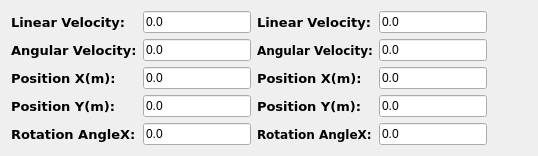
             <widget class="QWidget" name="widget">
              <attribute name="title">
               <string>MULTIPLE AGV</string>
              </attribute>
              <layout class="QHBoxLayout" name="horizontalLayout_5">
               <item>
                <layout class="QFormLayout" name="formLayout">
                 <item row="0" column="0">
                  <widget class="QLabel" name="label_25">
                   <property name="font">
                    <font>
                     <family>DejaVu Sans</family>
                     <pointsize>10</pointsize>
                     <weight>75</weight>
                     <bold>true</bold>
                    </font>
                   </property>
                   <property name="text">
                    <string>Linear Velocity:</string>
                   </property>
                  </widget>
                 </item>
                 <item row="2" column="0">
                  <widget class="QLabel" name="label_30">
                   <property name="font">
                    <font>
                     <family>DejaVu Sans</family>
                     <pointsize>10</pointsize>
                     <weight>75</weight>
                     <bold>true</bold>
                    </font>
                   </property>
                   <property name="text">
                    <string>Position X(m):</string>
                   </property>
                  </widget>
                 </item>
                 <item row="3" column="0">
                  <widget class="QLabel" name="label_31">
                   <property name="font">
                    <font>
                     <family>DejaVu Sans</family>
                     <pointsize>10</pointsize>
                     <weight>75</weight>
                     <bold>true</bold>
                    </font>
                   </property>
                   <property name="text">
                    <string>Position Y(m):</string>
                   </property>
                  </widget>
                 </item>
                 <item row="4" column="0">
                  <widget class="QLabel" name="label_32">
                   <property name="font">
                    <font>
                     <family>DejaVu Sans</family>
                     <pointsize>10</pointsize>
                     <weight>75</weight>
                     <bold>true</bold>
                    </font>
                   </property>
                   <property name="text">
                    <string>Rotation AngleX:</string>
                   </property>
                  </widget>
                 </item>
                 <item row="1" column="0">
                  <widget class="QLabel" name="label_26">
                   <property name="font">
                    <font>
                     <family>DejaVu Sans</family>
                     <pointsize>10</pointsize>
                     <weight>75</weight>
                     <bold>true</bold>
                    </font>
                   </property>
                   <property name="text">
                    <string>Angular Velocity:</string>
                   </property>
                  </widget>
                 </item>
                 <item row="0" column="1">
                  <widget class="QLineEdit" name="label_lineer_hiz_toplam">
                   <property name="text">
                    <string>0.0</string>
                   </property>
                  </widget>
                 </item>
                 <item row="1" column="1">
                  <widget class="QLineEdit" name="label_acisal_hiz_toplam">
                   <property name="text">
                    <string>0.0</string>
                   </property>
                  </widget>
                 </item>
                 <item row="2" column="1">
                  <widget class="QLineEdit" name="label_konum_x_toplam">
                   <property name="text">
                    <string>0.0</string>
                   </property>
                  </widget>
                 </item>
                 <item row="3" column="1">
                  <widget class="QLineEdit" name="label_konum_y_toplam">
                   <property name="text">
                    <string>0.0</string>
                   </property>
                  </widget>
                 </item>
                 <item row="4" column="1">
                  <widget class="QLineEdit" name="label_donus_acisi_toplam">
                   <property name="text">
                    <string>0.0</string>
                   </property>
                  </widget>
                 </item>
                </layout>
               </item>
               <item>
                <layout class="QFormLayout" name="formLayout_2">
                 <item row="0" column="0">
                  <widget class="QLabel" name="label_36">
                   <property name="font">
                    <font>
                     <family>DejaVu Sans</family>
                     <pointsize>10</pointsize>
                     <weight>75</weight>
                     <bold>true</bold>
                    </font>
                   </property>
                   <property name="text">
                    <string>Linear Velocity:</string>
                   </property>
                  </widget>
                 </item>
                 <item row="2" column="0">
                  <widget class="QLabel" name="label_37">
                   <property name="font">
                    <font>
                     <family>DejaVu Sans</family>
                     <pointsize>10</pointsize>
                     <weight>75</weight>
                     <bold>true</bold>
                    </font>
                   </property>
                   <property name="text">
                    <string>Position X(m):</string>
                   </property>
                  </widget>
                 </item>
                 <item row="3" column="0">
                  <widget class="QLabel" name="label_38">
                   <property name="font">
                    <font>
                     <family>DejaVu Sans</family>
                     <pointsize>10</pointsize>
                     <weight>75</weight>
                     <bold>true</bold>
                    </font>
                   </property>
                   <property name="text">
                    <string>Position Y(m):</string>
                   </property>
                  </widget>
                 </item>
                 <item row="4" column="0">
                  <widget class="QLabel" name="label_39">
                   <property name="font">
                    <font>
                     <family>DejaVu Sans</family>
                     <pointsize>9</pointsize>
                     <weight>75</weight>
                     <bold>true</bold>
                    </font>
                   </property>
                   <property name="text">
                    <string>Rotation AngleX:</string>
                   </property>
                  </widget>
                 </item>
                 <item row="1" column="0">
                  <widget class="QLabel" name="label_40">
                   <property name="font">
                    <font>
                     <family>DejaVu Sans</family>
                     <pointsize>9</pointsize>
                     <weight>75</weight>
                     <bold>true</bold>
                    </font>
                   </property>
                   <property name="text">
                    <string>Angular Velocity:</string>
                   </property>
                  </widget>
                 </item>
                 <item row="0" column="1">
                  <widget class="QLineEdit" name="label_lineer_hiz_toplam_2">
                   <property name="text">
                    <string>0.0</string>
                   </property>
                  </widget>
                 </item>
                 <item row="1" column="1">
                  <widget class="QLineEdit" name="label_acisal_hiz_toplam_2">
                   <property name="text">
                    <string>0.0</string>
                   </property>
                  </widget>
                 </item>
                 <item row="2" column="1">
                  <widget class="QLineEdit" name="label_konum_x_toplam_2">
                   <property name="text">
                    <string>0.0</string>
                   </property>
                  </widget>
                 </item>
                 <item row="3" column="1">
                  <widget class="QLineEdit" name="label_konum_y_toplam_2">
                   <property name="text">
                    <string>0.0</string>
                   </property>
                  </widget>
                 </item>
                 <item row="4" column="1">
                  <widget class="QLineEdit" name="label_donus_acisi_toplam_2">
                   <property name="text">
                    <string>0.0</string>
                   </property>
                  </widget>
                 </item>
                </layout>
               </item>
               <item>
                <spacer name="horizontalSpacer_15">
                 <property name="orientation">
                  <enum>Qt::Horizontal</enum>
                 </property>
                 <property name="sizeHint" stdset="0">
                  <size>
                   <width>40</width>
                   <height>20</height>
                  </size>
                 </property>
                </spacer>
               </item>
              </layout>
             </widget>
